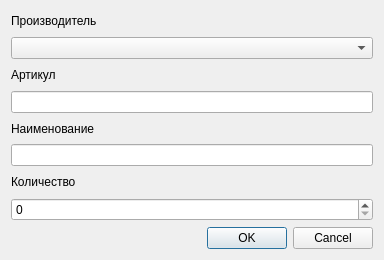
<?xml version="1.0" encoding="UTF-8"?>
<ui version="4.0">
 <class>addDetail_dialog</class>
 <widget class="QWidget" name="addDetail_dialog">
  <property name="geometry">
   <rect>
    <x>0</x>
    <y>0</y>
    <width>384</width>
    <height>260</height>
   </rect>
  </property>
  <property name="windowTitle">
   <string>Form</string>
  </property>
  <layout class="QVBoxLayout" name="verticalLayout">
   <item>
    <widget class="QLabel" name="detailManufacturer_label">
     <property name="text">
      <string>Производитель</string>
     </property>
    </widget>
   </item>
   <item>
    <widget class="QComboBox" name="detailManufacturer_comboBox"/>
   </item>
   <item>
    <widget class="QLabel" name="detailCode_label">
     <property name="text">
      <string>Артикул</string>
     </property>
    </widget>
   </item>
   <item>
    <widget class="QLineEdit" name="detailCode_lineEdit"/>
   </item>
   <item>
    <widget class="QLabel" name="detailName_label">
     <property name="text">
      <string>Наименование</string>
     </property>
    </widget>
   </item>
   <item>
    <widget class="QLineEdit" name="detailName_lineEdit"/>
   </item>
   <item>
    <widget class="QLabel" name="detailCount_label">
     <property name="text">
      <string>Количество</string>
     </property>
    </widget>
   </item>
   <item>
    <widget class="QSpinBox" name="detailCount_spinBox"/>
   </item>
   <item>
    <widget class="QDialogButtonBox" name="buttonBox">
     <property name="standardButtons">
      <set>QDialogButtonBox::StandardButton::Cancel|QDialogButtonBox::StandardButton::Ok</set>
     </property>
    </widget>
   </item>
  </layout>
 </widget>
 <resources/>
 <connections/>
</ui>
